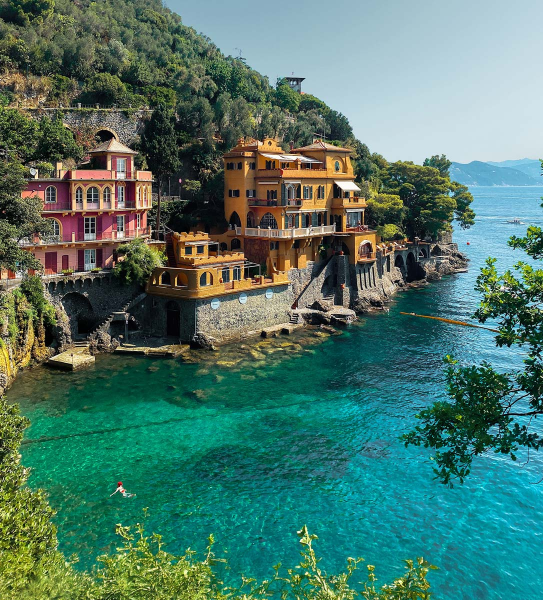
#> input picture source/caletta.jpg, 1086 x 1200 px (shown at 1/2 size)
$ python sea.py   (older library calls are emulated)
#> lines starting #> are read from the running program, lines starting #| are printed output that depends on the picture; after the words box and inside, x2 and y2 are one past the last pixel; in counts of white or black regions, pixels touching at a corner belong together
### tools/maps.py
"""Builds the scene maps for source/caletta.jpg.

Outputs (img/):
  sky.png      8-bit sky alpha, same size as the photo
  skyfill.png  the photo sky extended under the land and blurred (no halos, no holes)
  maps.png     RGB data map at half resolution (the fields are smooth): R disparity (0 far .. 255 near),
               G sway weight, B drift (how much of the photo's ripples travel: 1 open water, 0.5 shallow,
               0 land); tools/sea.py then puts the shore's exposure to the swell in B
  plate.webp   the photo with the foreground leaves painted out (what is behind a swaying leaf)
  leaf.png     8-bit soft matte of the foreground leaves; leafrgb.webp their colour
  poster.webp  a small copy of the photo the page shows until the scene's first frame
Review overlays go to tools/out/.

The thresholds are tuned by eye for this photo; rerun after changing the image.
"""
import os
import cv2
import numpy as np

ROOT = os.path.dirname(os.path.dirname(os.path.abspath(__file__)))
SRC = os.path.join(ROOT, 'source', 'caletta.jpg')
OUT = os.path.join(ROOT, 'img')
DBG = os.path.join(ROOT, 'tools', 'out')

# shoreline of the far coast and first row of open sea, in photo pixels
SHORE_Y = 373


def guided(I, p, r, eps):
    """He et al. guided filter, grey guide."""
    mean = lambda x: cv2.boxFilter(x, -1, (2 * r + 1, 2 * r + 1))
    mI, mp = mean(I), mean(p)
    a = (mean(I * p) - mI * mp) / (mean(I * I) - mI * mI + eps)
    b = mp - a * mI
    return np.clip(mean(a) * I + mean(b), 0, 1)


def pull_push(img, known):
    """Fills the unknown pixels with a smooth blend of the known ones around them."""
    conf = known.astype(np.float32)
    acc, wgt = img.astype(np.float32) * conf[..., None], conf
    levels = []
    while min(acc.shape[:2]) > 4:
        levels.append((acc, wgt))
        acc = cv2.resize(acc, (acc.shape[1] // 2, acc.shape[0] // 2), interpolation=cv2.INTER_AREA)
        wgt = cv2.resize(wgt, (wgt.shape[1] // 2, wgt.shape[0] // 2), interpolation=cv2.INTER_AREA)
    fill = acc / np.maximum(wgt, 1e-6)[..., None]
    for acc_l, wgt_l in reversed(levels):
        up = cv2.resize(fill, (acc_l.shape[1], acc_l.shape[0]), interpolation=cv2.INTER_LINEAR)
        a = np.clip(wgt_l * 4, 0, 1)[..., None]
        fill = (acc_l / np.maximum(wgt_l, 1e-6)[..., None]) * a + up * (1 - a)
    return fill


def fill_small_holes(mask, max_area):
    """Turns the small islands of 'not mask' inside the mask into mask."""
    n, lab, stats, _ = cv2.connectedComponentsWithStats((~mask).astype(np.uint8), connectivity=8)
    small = np.zeros(n, bool)
    small[1:] = stats[1:, cv2.CC_STAT_AREA] <= max_area
    return mask | small[lab]


def largest_touching(mask, seeds):
    n, lab = cv2.connectedComponents(mask.astype(np.uint8), connectivity=8)
    keep = np.zeros_like(mask, bool)
    for (x, y) in seeds:
        if lab[y, x] > 0:
            keep |= lab == lab[y, x]
    return keep


def main():
    os.makedirs(OUT, exist_ok=True)
    os.makedirs(DBG, exist_ok=True)
    im = cv2.imread(SRC)
#> im is the input picture: shape (1200, 1086, 3); mean B, G, R 106.4, 119.3, 77.6
    h, w = im.shape[:2]
    hsv = cv2.cvtColor(im, cv2.COLOR_BGR2HSV).astype(np.float32)
    H, S, V = hsv[..., 0], hsv[..., 1], hsv[..., 2]
    grey = cv2.cvtColor(im, cv2.COLOR_BGR2GRAY).astype(np.float32) / 255
    yy, xx = np.mgrid[0:h, 0:w]

    # ---- sky: pale, low saturation, connected to the top right corner
    skyish = (S < 82) & (V > 178) & (H > 80) & (H < 118) & (yy < SHORE_Y)
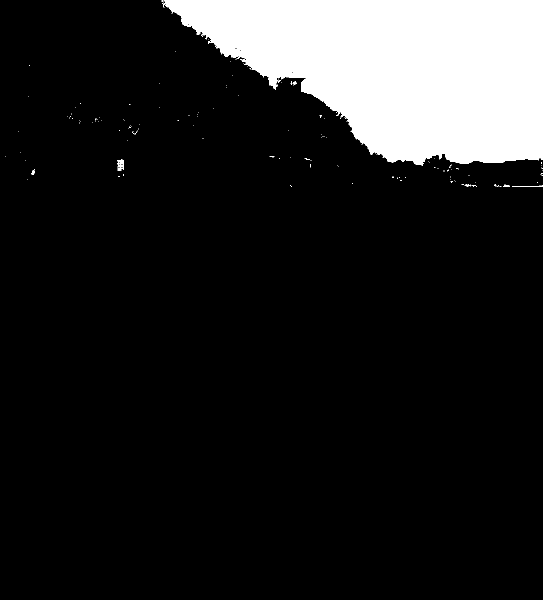
#> skyish: shape (1200, 1086) bool (shown at 1/2 size); 13.2% white; 157 white regions (150 under 20 px), largest, box (x1, y1, x2, y2) and area: (323, 0, 1086, 331) 171282, (235, 319, 248, 341) 99, (1024, 371, 1086, 373) 67
    skyish = cv2.morphologyEx(skyish.astype(np.uint8), cv2.MORPH_OPEN, np.ones((3, 3), np.uint8)).astype(bool)
#> skyish: shape (1200, 1086) bool; 13.1% white; 9 white regions (6 under 20 px), largest, box (x1, y1, x2, y2) and area: (329, 0, 1086, 331) 170995, (63, 343, 69, 349) 29, (1008, 370, 1017, 373) 27
    sky = largest_touching(skyish, [(w - 5, 5), (w - 5, 200), (800, 40)])
#> in largest_touching, `n, lab = cv2.connectedComponents(mask.astype(np.uint8), connectivity=8)`: n = 10
    sky_a = guided(grey, sky.astype(np.float32), 6, 2e-3)
    sky_a[yy >= SHORE_Y] = 0
    sky_a = np.where(sky_a < 0.04, 0, sky_a)

    # ---- water: turquoise and blue below the far shore
    waterish = (H >= 79) & (H <= 110) & (S > 45) & (V > 25)
#> waterish: shape (1200, 1086) bool; 46.7% white; 1961 white regions (1694 under 20 px), largest, box (x1, y1, x2, y2) and area: (40, 315, 1086, 1200) 457161, (321, 0, 1032, 216) 84740, (96, 558, 272, 681) 6706
    waterish &= ~((yy < SHORE_Y))
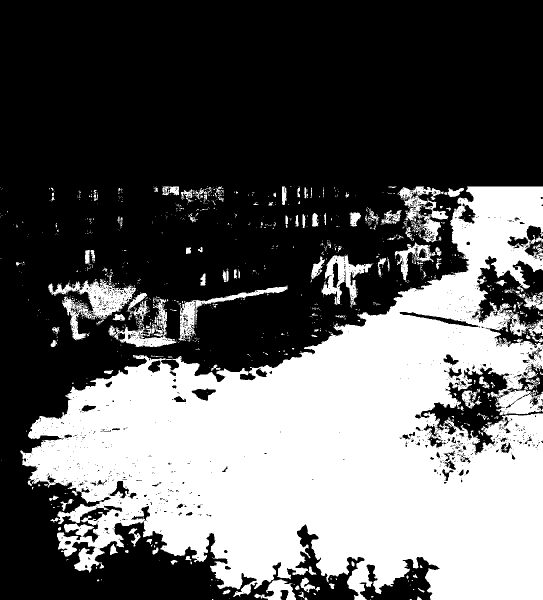
#> waterish: shape (1200, 1086) bool (shown at 1/2 size); 37.5% white; 1039 white regions (892 under 20 px), largest, box (x1, y1, x2, y2) and area: (40, 373, 1086, 1200) 447242, (96, 558, 272, 681) 6706, (795, 373, 897, 485) 3922
    waterish = cv2.morphologyEx(waterish.astype(np.uint8), cv2.MORPH_CLOSE, np.ones((5, 5), np.uint8)).astype(bool)
#> waterish: shape (1200, 1086) bool; 39.5% white; 283 white regions (199 under 20 px), largest, box (x1, y1, x2, y2) and area: (40, 373, 1086, 1200) 467826, (96, 535, 575, 694) 20562, (795, 373, 928, 485) 6394
    water = largest_touching(waterish, [(600, 900), (1050, 420), (500, 1100), (950, 700), (300, 1000)])
#> in largest_touching (call 2), `n, lab = cv2.connectedComponents(mask.astype(np.uint8), connectivity=8)`:
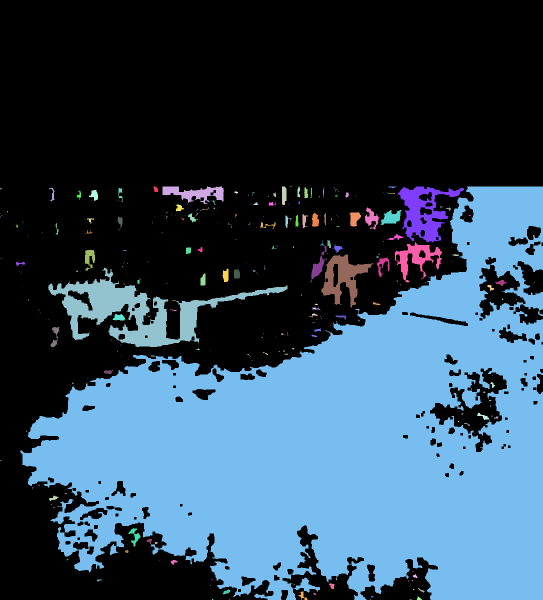
#> lab: shape (1200, 1086) int32 (shown at 1/2 size); 284 distinct labels, from 0 to 283; one colour per label, 0 black
#> in largest_touching (call 2), `n, lab = cv2.connectedComponents(mask.astype(np.uint8), connectivity=8)`: n = 284
    water_s = cv2.GaussianBlur(water.astype(np.float32), (0, 0), 1.2)

    # ---- vegetation: greens and olives that are not water or sky
    veg = (H >= 22) & (H < 80) & (S > 55) & (V > 18) & ~water & (sky_a < 0.5)
#> veg: shape (1200, 1086) bool; 20.4% white; 3510 white regions (3205 under 20 px), largest, box (x1, y1, x2, y2) and area: (0, 546, 547, 1200) 100569, (0, 0, 661, 543) 67542, (701, 304, 947, 472) 13707
    veg = cv2.morphologyEx(veg.astype(np.uint8), cv2.MORPH_OPEN, np.ones((2, 2), np.uint8)).astype(bool)
#> veg: shape (1200, 1086) bool; 18.6% white; 1400 white regions (1003 under 20 px), largest, box (x1, y1, x2, y2) and area: (0, 689, 548, 1200) 89021, (232, 83, 661, 261) 16357, (0, 0, 274, 142) 13329

    # foreground foliage: the plants along the bottom and the branch hanging on the right
    fg_zone = (yy > 960) | ((xx > 790) & (yy > 430)) | ((xx < 110) & (yy > 800))
    fg = largest_touching(veg & fg_zone, [(x, h - 3) for x in range(0, w, 12)] +
                          [(w - 3, y) for y in range(440, h, 12)] + [(3, y) for y in range(800, h, 12)])
#> in largest_touching (call 3), `n, lab = cv2.connectedComponents(mask.astype(np.uint8), connectivity=8)`:
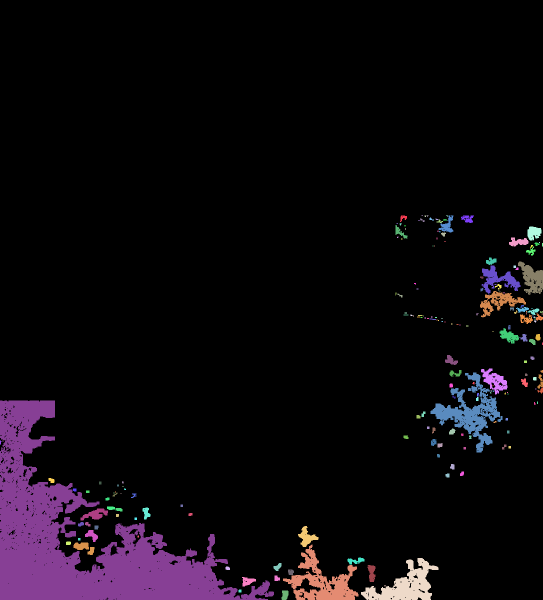
#> lab: shape (1200, 1086) int32 (shown at 1/2 size); 191 distinct labels, from 0 to 190; one colour per label, 0 black
#> in largest_touching (call 3), `n, lab = cv2.connectedComponents(mask.astype(np.uint8), connectivity=8)`: n = 191
#> the loop in largest_touching (call 3), `for (x, y) in seeds:` made 189 passes
#> x on passes 1 to 3: 0, 12, 24
#> after the loop in largest_touching (call 3), `for (x, y) in seeds:`:
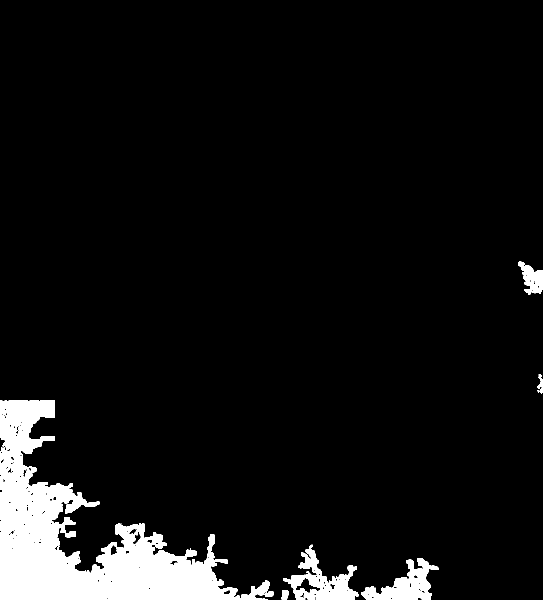
#> keep: shape (1200, 1086) bool (shown at 1/2 size); 6.8% white; 7 white regions, largest, box (x1, y1, x2, y2) and area: (0, 801, 548, 1200) 74718, (566, 1089, 717, 1200) 6368, (722, 1116, 877, 1200) 5687
    # the hanging branch: over bright open water every dark or green pixel is a leaf
    zone = np.zeros((h, w), np.uint8)
    cv2.fillPoly(zone, [np.array([(1086, 440), (955, 440), (935, 610), (885, 720), (830, 790),
                                  (800, 850), (800, 1000), (1086, 1000)], np.int32)], 1)
#> zone: shape (1200, 1086); values 0 (black) and 1 (white), 9.1% white; 1 white region, box (x1, y1, x2, y2) and area: (800, 440, 1086, 1001) 118711
    right_zone = zone.astype(bool)
    bright_sea = (H >= 84) & (H <= 112) & (V > 100) & (S > 40)
#> bright_sea: shape (1200, 1086) bool; 30.5% white; 1956 white regions (1744 under 20 px), largest, box (x1, y1, x2, y2) and area: (292, 749, 1086, 1200) 205552, (322, 0, 1086, 255) 107212, (860, 315, 1086, 661) 40263
    leaves = right_zone & ~bright_sea
#> leaves: shape (1200, 1086) bool; 3.9% white; 280 white regions (266 under 20 px), largest, box (x1, y1, x2, y2) and area: (800, 512, 1086, 969) 46347, (1014, 451, 1086, 522) 2457, (884, 706, 919, 735) 475
    leaves = cv2.morphologyEx(leaves.astype(np.uint8), cv2.MORPH_OPEN, np.ones((2, 2), np.uint8))
#> leaves: shape (1200, 1086); values 0 (black) and 1 (white), 3.7% white; 83 white regions (61 under 20 px), largest, box (x1, y1, x2, y2) and area: (831, 513, 1086, 970) 43321, (1015, 452, 1086, 520) 2340, (801, 864, 852, 897) 691
    n, lab, stats, _ = cv2.connectedComponentsWithStats(leaves, connectivity=8)
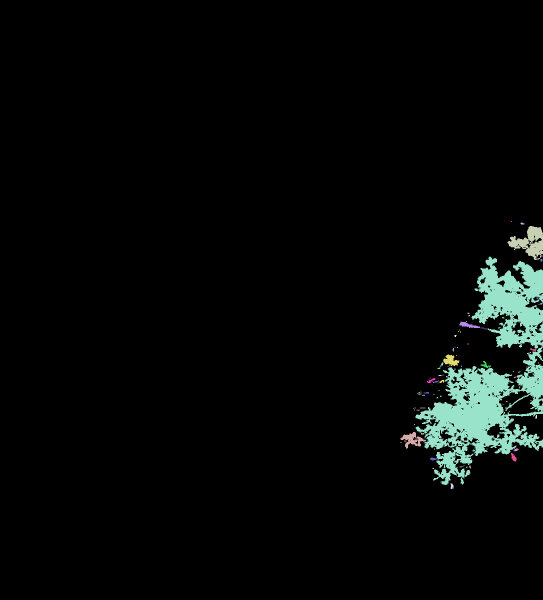
#> lab: shape (1200, 1086) int32 (shown at 1/2 size); 84 distinct labels, from 0 to 83; one colour per label, 0 black
#> n = 84; stats = 84 rows, first 6: [0, 0, 1086, 1200, 1254982], [1022, 442, 2, 2, 4], [1041, 445, 8, 4, 24], [1015, 452, 71, 68, 2340], [1080, 511, 5, 4, 14], [831, 513, 255, 457, 43321]
    big = np.zeros(n, bool)
    big[1:] = stats[1:, cv2.CC_STAT_AREA] > 60
    fg |= big[lab]
#> fg: shape (1200, 1086) bool; 10.3% white; 12 white regions, largest, box (x1, y1, x2, y2) and area: (0, 801, 548, 1200) 74718, (831, 513, 1086, 970) 43321, (566, 1089, 717, 1200) 6368
    # the twigs: thin dark lines against the bright sea, hanging off the leaves
    V_local = cv2.GaussianBlur(V, (0, 0), 6)
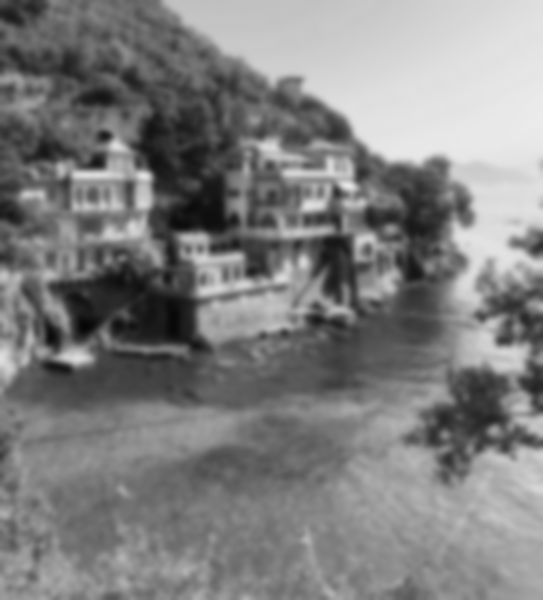
#> V_local: shape (1200, 1086) float32 (shown at 1/2 size); min 5.72, max 235.5, mean 128.1
    twigs = right_zone & (V < 0.62 * V_local) & ~bright_sea
#> twigs: shape (1200, 1086) bool; 1.8% white in thin lines or dots, all inside (x1, y1, x2, y2) = (800, 440, 1086, 998)
    n, lab = cv2.connectedComponents(twigs.astype(np.uint8), connectivity=8)
#> lab: shape (1200, 1086) int32; 1143 distinct labels, from 0 to 1142
#> (the rest of the program and of its run is left out)
